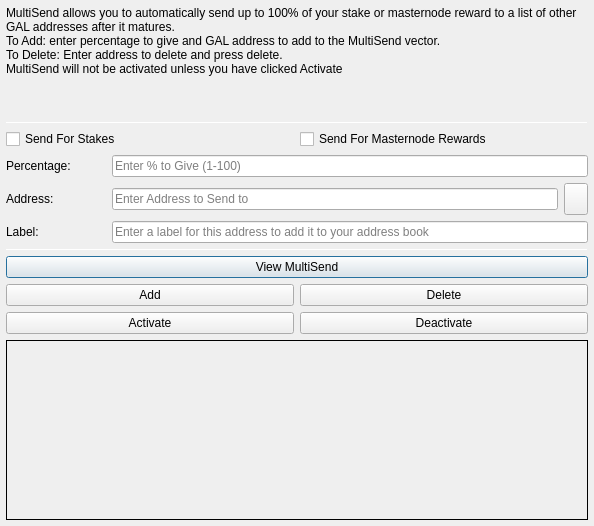
<?xml version="1.0" encoding="UTF-8"?>
<ui version="4.0">
 <class>MultiSendDialog</class>
 <widget class="QDialog" name="MultiSendDialog">
  <property name="windowModality">
   <enum>Qt::NonModal</enum>
  </property>
  <property name="geometry">
   <rect>
    <x>0</x>
    <y>0</y>
    <width>594</width>
    <height>526</height>
   </rect>
  </property>
  <property name="windowTitle">
   <string>MultiSend</string>
  </property>
  <layout class="QVBoxLayout" name="verticalLayout" stretch="0">
   <property name="leftMargin">
    <number>6</number>
   </property>
   <property name="topMargin">
    <number>6</number>
   </property>
   <property name="rightMargin">
    <number>6</number>
   </property>
   <property name="bottomMargin">
    <number>6</number>
   </property>
   <item>
    <layout class="QVBoxLayout" name="verticalLayout_Main" stretch="1,1,1,0,1,1,1">
     <item>
      <widget class="QLabel" name="label_2">
       <property name="lineWidth">
        <number>1</number>
       </property>
       <property name="text">
        <string>MultiSend allows you to automatically send up to 100% of your stake or masternode reward to a list of other GAL addresses after it matures.
To Add: enter percentage to give and GAL address to add to the MultiSend vector.
To Delete: Enter address to delete and press delete.
MultiSend will not be activated unless you have clicked Activate</string>
       </property>
       <property name="alignment">
        <set>Qt::AlignLeading|Qt::AlignLeft|Qt::AlignTop</set>
       </property>
       <property name="wordWrap">
        <bool>true</bool>
       </property>
      </widget>
     </item>
     <item>
      <widget class="Line" name="line">
       <property name="minimumSize">
        <size>
         <width>0</width>
         <height>1</height>
        </size>
       </property>
       <property name="maximumSize">
        <size>
         <width>16777215</width>
         <height>1</height>
        </size>
       </property>
       <property name="orientation">
        <enum>Qt::Horizontal</enum>
       </property>
      </widget>
     </item>
     <item>
      <layout class="QVBoxLayout" name="verticalLayout_Settings">
       <item>
        <layout class="QHBoxLayout" name="horizontalLayout">
         <item>
          <widget class="QCheckBox" name="multiSendStakeCheckBox">
           <property name="text">
            <string>Send For Stakes</string>
           </property>
          </widget>
         </item>
         <item>
          <widget class="QCheckBox" name="multiSendMasternodeCheckBox">
           <property name="text">
            <string>Send For Masternode Rewards</string>
           </property>
          </widget>
         </item>
        </layout>
       </item>
       <item>
        <layout class="QHBoxLayout" name="horizontalLayout_6">
         <item>
          <widget class="QLabel" name="label">
           <property name="minimumSize">
            <size>
             <width>100</width>
             <height>0</height>
            </size>
           </property>
           <property name="toolTip">
            <string>Percentage of stake to send</string>
           </property>
           <property name="text">
            <string>Percentage:</string>
           </property>
          </widget>
         </item>
         <item>
          <widget class="QLineEdit" name="multiSendPercentEdit">
           <property name="toolTip">
            <string>Enter whole numbers 1 - 100</string>
           </property>
           <property name="placeholderText">
            <string>Enter % to Give (1-100)</string>
           </property>
          </widget>
         </item>
        </layout>
       </item>
       <item>
        <layout class="QHBoxLayout" name="horizontalLayout_7">
         <item>
          <widget class="QLabel" name="label_5">
           <property name="minimumSize">
            <size>
             <width>100</width>
             <height>0</height>
            </size>
           </property>
           <property name="toolTip">
            <string>Address to send portion of stake to</string>
           </property>
           <property name="text">
            <string>Address:</string>
           </property>
          </widget>
         </item>
         <item>
          <widget class="QLineEdit" name="multiSendAddressEdit">
           <property name="toolTip">
            <string/>
           </property>
           <property name="placeholderText">
            <string>Enter Address to Send to</string>
           </property>
          </widget>
         </item>
         <item>
          <widget class="QToolButton" name="addressBookButton">
           <property name="maximumSize">
            <size>
             <width>16777215</width>
             <height>32</height>
            </size>
           </property>
           <property name="toolTip">
            <string>Choose an address from the address book</string>
           </property>
           <property name="text">
            <string/>
           </property>
           <property name="icon">
            <iconset resource="../galerians.qrc">
             <normaloff>:/icons/address-book</normaloff>:/icons/address-book</iconset>
           </property>
           <property name="shortcut">
            <string>Alt+A</string>
           </property>
          </widget>
         </item>
        </layout>
       </item>
      </layout>
     </item>
     <item>
      <layout class="QHBoxLayout" name="horizontalLayout_3">
       <item>
        <widget class="QLabel" name="label_3">
         <property name="minimumSize">
          <size>
           <width>100</width>
           <height>0</height>
          </size>
         </property>
         <property name="text">
          <string>Label:</string>
         </property>
        </widget>
       </item>
       <item>
        <widget class="QLineEdit" name="labelAddressLabelEdit">
         <property name="placeholderText">
          <string>Enter a label for this address to add it to your address book</string>
         </property>
        </widget>
       </item>
      </layout>
     </item>
     <item>
      <widget class="Line" name="line_2">
       <property name="minimumSize">
        <size>
         <width>0</width>
         <height>1</height>
        </size>
       </property>
       <property name="maximumSize">
        <size>
         <width>16777215</width>
         <height>1</height>
        </size>
       </property>
       <property name="orientation">
        <enum>Qt::Horizontal</enum>
       </property>
      </widget>
     </item>
     <item>
      <layout class="QVBoxLayout" name="verticalLayout_Buttons">
       <item>
        <layout class="QHBoxLayout" name="horizontalLayout_4">
         <item>
          <widget class="QPushButton" name="viewButton">
           <property name="toolTip">
            <string/>
           </property>
           <property name="statusTip">
            <string>View MultiSend Vector</string>
           </property>
           <property name="text">
            <string>View MultiSend</string>
           </property>
          </widget>
         </item>
        </layout>
       </item>
       <item>
        <layout class="QHBoxLayout" name="horizontalLayout_2">
         <item>
          <widget class="QPushButton" name="addButton">
           <property name="toolTip">
            <string/>
           </property>
           <property name="statusTip">
            <string>Add to MultiSend Vector</string>
           </property>
           <property name="text">
            <string>Add</string>
           </property>
          </widget>
         </item>
         <item>
          <widget class="QPushButton" name="deleteButton">
           <property name="toolTip">
            <string/>
           </property>
           <property name="statusTip">
            <string>Delete Address From MultiSend Vector</string>
           </property>
           <property name="text">
            <string>Delete</string>
           </property>
          </widget>
         </item>
        </layout>
       </item>
       <item>
        <layout class="QHBoxLayout" name="horizontalLayout_5">
         <item>
          <widget class="QPushButton" name="activateButton">
           <property name="statusTip">
            <string>Activate MultiSend</string>
           </property>
           <property name="text">
            <string>Activate</string>
           </property>
          </widget>
         </item>
         <item>
          <widget class="QPushButton" name="disableButton">
           <property name="statusTip">
            <string>Deactivate MultiSend</string>
           </property>
           <property name="text">
            <string>Deactivate</string>
           </property>
          </widget>
         </item>
        </layout>
       </item>
      </layout>
     </item>
     <item>
      <widget class="QLabel" name="message">
       <property name="minimumSize">
        <size>
         <width>0</width>
         <height>180</height>
        </size>
       </property>
       <property name="frameShape">
        <enum>QFrame::Panel</enum>
       </property>
       <property name="frameShadow">
        <enum>QFrame::Plain</enum>
       </property>
       <property name="lineWidth">
        <number>1</number>
       </property>
       <property name="midLineWidth">
        <number>1</number>
       </property>
       <property name="text">
        <string/>
       </property>
       <property name="alignment">
        <set>Qt::AlignLeading|Qt::AlignLeft|Qt::AlignTop</set>
       </property>
       <property name="wordWrap">
        <bool>true</bool>
       </property>
      </widget>
     </item>
    </layout>
   </item>
  </layout>
 </widget>
 <resources>
  <include location="../galerians.qrc"/>
 </resources>
 <connections/>
</ui>
